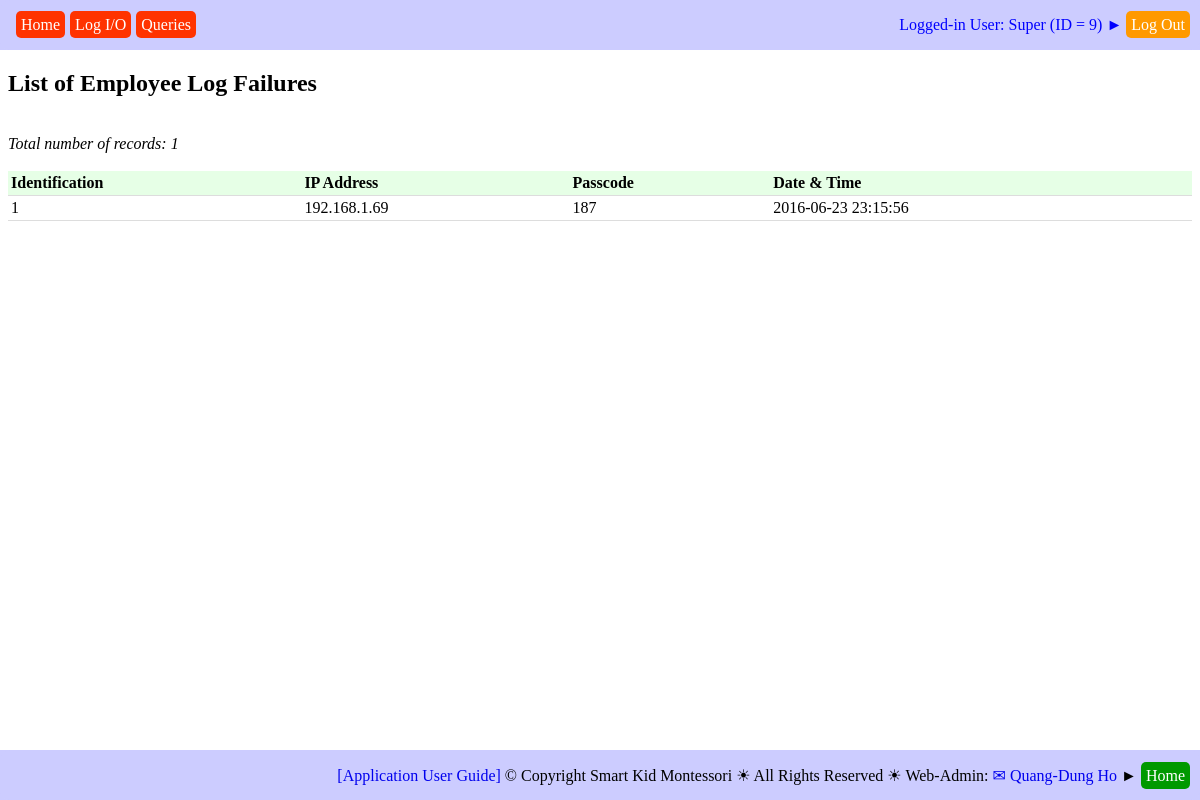
/report_employee_log_failures.php (signed in), run on an earlier commit of the app's database.
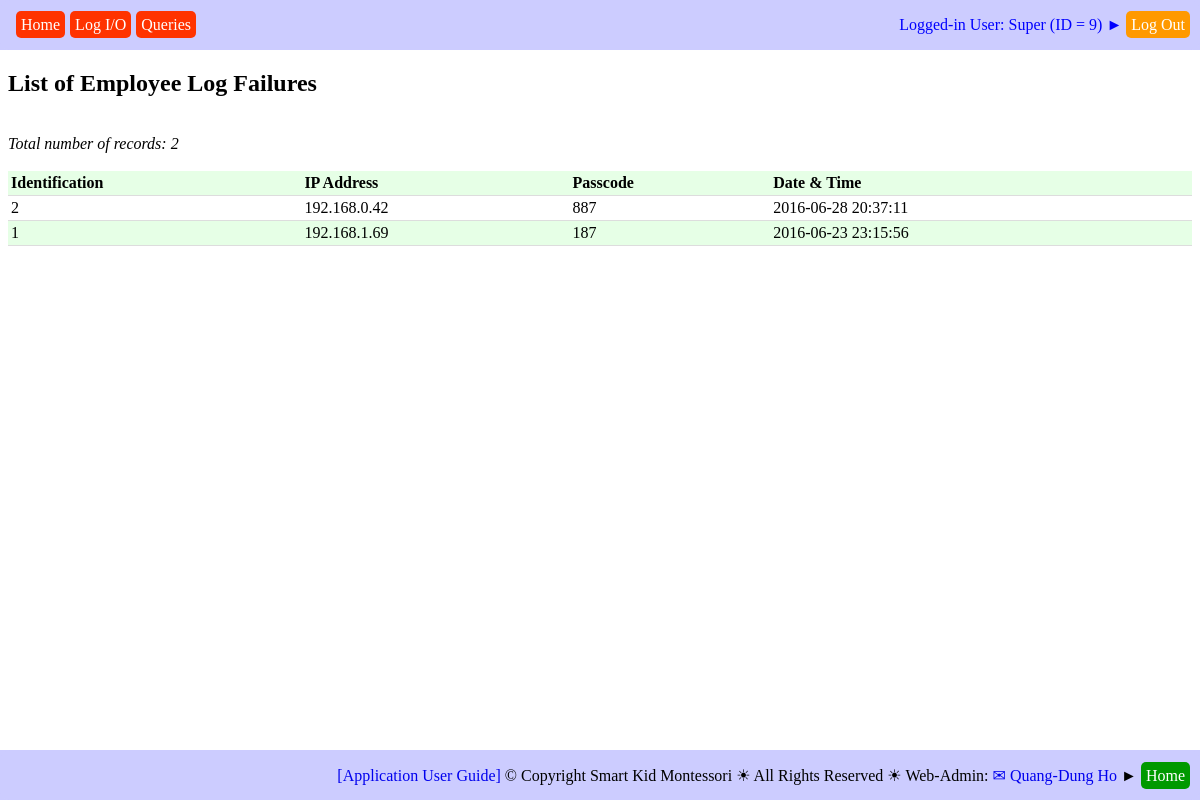
And on a later commit of the database.
### tables this page shows
CREATE TABLE `web_pages` (
  `PAGE_ID` int(11) NOT NULL,
  `TAG_CLASS` varchar(50) NOT NULL,
  `TYPE` varchar(20) NOT NULL,
  `HREF` varchar(500) NOT NULL,
  `ICON_URL` varchar(500) NOT NULL,
  `TITLE` varchar(200) NOT NULL,
  `TITLE_SHORT` varchar(200) NOT NULL,
  `STATUS` varchar(20) NOT NULL
);

CREATE TABLE `employee_log_failures` (
  `EM_LOG_F_ID` int(11) NOT NULL,
  `IP_ADDR` varchar(50) NOT NULL,
  `PASSCODE` varchar(50) NOT NULL,
  `DATE_TIME` datetime NOT NULL
);

### db_operations.php (called while the page is built, shortened)
<?php
require_once("sql_queries.php");
function insert_DB_QUERY_LOGS($user_name, $queryStrToDisplay)
{
	$queryStr = "INSERT INTO ";
		$queryStr = $queryStr . "DB_QUERY_LOGS(";
		$queryStr = $queryStr . "QUERY_STR";
		$queryStr = $queryStr . ", " . "USER_NAME";
		$queryStr = $queryStr . ", " . "DATE_TIME";
		$queryStr = $queryStr . ", " . "IP_ADDR";
		$queryStr = $queryStr . ")";
	$queryStr = $queryStr . " VALUES(";
		$queryStr = $queryStr . "'" . $queryStrToDisplay .  "'";
		$queryStr = $queryStr . ", " . "'" . $user_name . "'";
		$queryStr = $queryStr . ", " . "NOW()";
		$queryStr = $queryStr . ", " . "'" . get_client_ip() .  "'";
		$queryStr = $queryStr . ")";
	$queryStr = $queryStr . ";";
	$result = getResult($queryStr);
	return ($result);
}
function employeeIsAuthorizedThisPage($emp_id, $page_url, $debug_on)
{
	$queryStr = 'SELECT ';
		$queryStr = $queryStr . 'HREF';
	$queryStr = $queryStr . ' FROM ';
		$queryStr = $queryStr . 'WEB_PAGES';
	$queryStr = $queryStr . ' WHERE ';
		$queryStr = $queryStr . '(PAGE_ID IN
									(SELECT PAGE_ID FROM EMPLOYEE_WEBPAGE
										WHERE EMP_ID = ' . $emp_id . ')) AND ';
		$queryStr = $queryStr . '(WEB_PAGES.STATUS = "active")';
		$queryStr = $queryStr . ';';
	$result = getResult($queryStr);
	$resultRows = mysqli_num_rows($result);
	for ($row = 0; $row < $resultRows; $row++)
	{
		$currentRow = mysqli_fetch_row($result);
		if (strpos($page_url, $currentRow[0]) !== false)
		{
			return (true);
		}
	}
	return (false);
}
function getTabsOfPage($this_page_url, $debug_on)
{
	$queryStr = 'SELECT ';
		$queryStr = $queryStr .'HREF';
		$queryStr = $queryStr . ', ' . 'TITLE_SHORT';
	$queryStr = $queryStr . ' FROM ';
		$queryStr = $queryStr . 'WEB_PAGES';
	$queryStr = $queryStr . ' WHERE ';
		$queryStr = $queryStr . 'PAGE_ID IN';
		$queryStr = $queryStr . '(';
			$queryStr = $queryStr . 'SELECT ';
				$queryStr = $queryStr . 'TAB_PAGE_ID';
			$queryStr = $queryStr . ' FROM ';
				$queryStr = $queryStr . 'PAGE_TABS';
			$queryStr = $queryStr . ' WHERE ';
				$queryStr = $queryStr . 'PAGE_ID IN';
				$queryStr = $queryStr . '(';
					$queryStr = $queryStr . 'SELECT ';
						$queryStr = $queryStr . 'PAGE_ID';
					$queryStr = $queryStr . ' FROM ';
						$queryStr = $queryStr . 'WEB_PAGES';
					$queryStr = $queryStr . ' WHERE ';
						$queryStr = $queryStr . '(INSTR("' . $this_page_url .'", HREF) > 0)';
					$queryStr = $queryStr . ')';
				$queryStr = $queryStr . ')';
	$queryStr = $queryStr . ';';
	$result = getResult($queryStr);
	return ($result);
}
function report_EMPLOYEE_LOG_FAILURES($debug_on)
{
	$queryStr = 'SELECT  ';
		$queryStr = $queryStr . 'EM_LOG_F_ID';
		$queryStr = $queryStr . ', ' . 'IP_ADDR';
		$queryStr = $queryStr . ', ' . 'PASSCODE';
		$queryStr = $queryStr . ', ' . 'DATE_TIME';
	$queryStr = $queryStr . ' FROM ';
		$queryStr = $queryStr . 'EMPLOYEE_LOG_FAILURES';
		$queryStr = $queryStr . ' ORDER BY ' . 'DATE_TIME DESC';
	$queryStr = $queryStr . ';';
	$result = getResult($queryStr);
	$fieldHeaderStr = array (
		0 => 'Identification',
		1 => 'IP Address',
		2 => 'Passcode',
		3 => 'Date & Time'
		);
	populateResultToTable($result, $fieldHeaderStr);
}
function get_client_ip() {
    $ipaddress = '';
    if (isset($_SERVER['HTTP_CLIENT_IP']) && ($_SERVER['HTTP_CLIENT_IP']))
        $ipaddress = $_SERVER['HTTP_CLIENT_IP'];
    else if (isset($_SERVER['HTTP_X_FORWARDED_FOR']) && ($_SERVER['HTTP_X_FORWARDED_FOR']))
        $ipaddress = $_SERVER['HTTP_X_FORWARDED_FOR'];
    else if (isset($_SERVER['HTTP_X_FORWARDED']) && ($_SERVER['HTTP_X_FORWARDED']))
        $ipaddress = $_SERVER['HTTP_X_FORWARDED'];
    else if (isset($_SERVER['HTTP_FORWARDED_FOR']) && ($_SERVER['HTTP_FORWARDED_FOR']))
        $ipaddress = $_SERVER['HTTP_FORWARDED_FOR'];
    else if (isset($_SERVER['HTTP_FORWARDED']) && ($_SERVER['HTTP_FORWARDED']))
        $ipaddress = $_SERVER['HTTP_FORWARDED'];
    else if (isset($_SERVER['REMOTE_ADDR']) && ($_SERVER['REMOTE_ADDR']))
        $ipaddress = $_SERVER['REMOTE_ADDR'];
    else
        $ipaddress = 'unknown';
    return $ipaddress;
}
?>

### sql_queries.php (the view, shortened to what this page needs)
<?php
	function connectDB()
	{
		$db_hostname = "localhost";
		$db_name     = "montessori";
		$db_username = "root";
		$db_password = "";
		$db = mysqli_connect($db_hostname, $db_username, $db_password, $db_name);
		return ($db);
	}
	function getResult($query)
	{
		$db = connectDB();
		$result = mysqli_query($db, $query);
		return ($result);
	}
	function populateResultToTable($result, $fieldHeaderStr)
	{
		$resultRows = mysqli_num_rows($result);
		$resultFields = mysqli_num_fields($result);
		echo '<br/><i>Total number of records: ' . $resultRows . '</i><br/><br/>';
		echo '<table>';
		echo '<tr>';
		for ($fd = 0; $fd < $resultFields; $fd++)
		{
			echo '<th>' . $fieldHeaderStr[$fd] . '</th>';
		}
 		echo '</tr>';
		for ($row = 0; $row < $resultRows; $row++)
		{
			$currentRow = mysqli_fetch_row($result);
			echo '<tr>';
			for ($fd = 0; $fd < $resultFields; $fd++)
			{
				echo '<td>' . $currentRow[$fd] . '</td>';
			}
			echo '</tr>';
		}
		echo '</table>';
	}
?>

### report_employee_log_failures.php (shortened to what this page needs)
<!DOCTYPE html>
<html>
<head>
	<link rel="stylesheet" type="text/css" href="db_tables.css">
	<link rel="stylesheet" type="text/css" href="common.css">
</head>
<body>
<?php
	include 'header_log_in_out.php';
?>
<div id="main">
<h2>List of Employee Log Failures</h2>
<?php
if (isset($_SESSION['LoggedIn_EMP_ID']))
{
	require_once("db_operations.php");
	report_EMPLOYEE_LOG_FAILURES(true);
}
else
{
	echo 'Something is wrong with $_SESSION["LoggedIn_EMP_ID"])';
}
?>
</div>
<?php
	include 'footer.php';
?>
</body>
</html>

### header_log_in_out.php (shortened to what this page needs)
<header style="
    		position: fixed;
    		top: 0;
    		left: 0;
    		right: 0;
    		background-color: rgb(204, 204, 255);"
>
<div style="
	display: table;
	height: 30px;
    width: 100%;
    margin: 0px;
    background-color: rgb(204, 204, 255);
    border-radius: 10px;
    text-align: right;">
	<div style="
		display: table-cell;
		height: 30px;
    	width: 100%;
    	padding: 10px;
    	vertical-align: middle;">
	<?php
	if (isset($_SESSION['LoggedIn_EMP_ID']) &&
    	isset($_SESSION['LoggedIn_EMP_NAME']))
	{
		$emp_id = $_SESSION['LoggedIn_EMP_ID'];
		$emp_name = $_SESSION['LoggedIn_EMP_NAME'];
		$this_page_url = $_SERVER["PHP_SELF"];
		require_once("db_operations.php");
		if (employeeIsAuthorizedThisPage($emp_id, $this_page_url, true) === true)
		{
			echo '<font color="blue">';
			echo 'Logged-in User: ' . $emp_name .
					' (ID = ' . $emp_id . ')' . ' &#9658; ';
			echo ' <a href="logout.php" style="background-color: rgb(255, 153, 0); color: white; text-decoration: none; padding: 5px; border-radius: 5px">Log Out</a>';
			echo '</font>';
			include 'tab_header.php';
		}
	}
	?>
	</div>
</div>
</header>

### tab_header.php
<div style="
    		position: fixed;
    		height: 20px;
 		   	width: 50%;
    		top: 7px;
    		left: 6px;
    		right: 0;
    		background-color: transparent;"
>
<div style="
	display: table;
	height: 26px;
    width: 100%;
    margin: 0px;
    background-color: transparent;
    border-radius: 10px;
    text-align: left">
	<div style="
		display: table-cell;
		height: 26px;
    	width: 100%;
    	padding: 5px;
    	vertical-align: middle;">
	<?php
	require_once("db_operations.php");
	$tabs = getTabsOfPage($_SERVER["PHP_SELF"], true);
	$tabNum = mysqli_num_rows($tabs);
	for ($row = 0; $row < $tabNum; $row++)
	{
		$currentTab = mysqli_fetch_row($tabs);
		echo '<a href="' . $currentTab[0] . '" style="background-color: rgb(255, 51, 0); color: white; text-decoration: none; padding: 5px; margin-left: 5px; border-radius: 5px">' . $currentTab[1] . '</a>';
	}
	?>
	</div>
</div>
</div>

### footer.php
<footer style="
    		position: fixed;
    		bottom: 0;
    		left: 0;
    		right: 0;
    		background-color: rgb(204, 204, 255);"
>
<div style="
		display: table;
		height: 30px;
	    width: 100%;
    	margin: 0px;
    	background-color: rgb(204, 204, 255);
    	border-radius: 10px;
    	text-align: right;">
	<div style="
		display: table-cell;
		height: 30px;
    	width: 100%;
    	padding: 10px;
    	vertical-align: middle;">
    	<a href="help_main.php" target="_new">[Application User Guide] </a>
		&copy; Copyright Smart Kid Montessori &#9728; All Rights Reserved &#9728; Web-Admin: <a href="mailto:hoquangdung@yahoo.com"> &#9993; Quang-Dung Ho</a>
		<?php
		if ((strpos($_SERVER["PHP_SELF"], "/montessori/index.php") === false) &&
			(strpos($_SERVER["PHP_SELF"], "/montessori/login.php") === false))
		{
			echo '  &#9658; <a href="index.php" style="';
			echo 'background-color: rgb(0, 153, 0);';
			echo 'color: white;';
			echo 'text-decoration: none;';
			echo 'padding: 5px;';
			echo 'border-radius: 5px"';
			echo '>Home</a>';
		}
		?>
	</div>
</div>
</footer>

### db_tables.css (style rules this page uses)
table { border-collapse: collapse; width: 100%; }
th, td { padding: 3px; text-align: left; border-bottom: 1px solid #ddd; }
tr:nth-child(odd) { background-color: rgb(230, 255, 230); }

### common.css (style rules this page uses)
div#main { margin-top: 70px; margin-bottom: 70px; }
a { text-decoration: none; }

What changed in the data, as far as the page shows it:
added employee_log_failures: EM_LOG_F_ID "2", IP_ADDR "192.168.0.42", PASSCODE "887", DATE_TIME "2016-06-28 20:37:11"
Also different on the page:
$resultRows: "1" → "2"
new list line: "1 192.168.1.69 187 2016-06-23 23:15:56"
list line gone: "1 192.168.1.69 187 2016-06-23 23:15:56"
